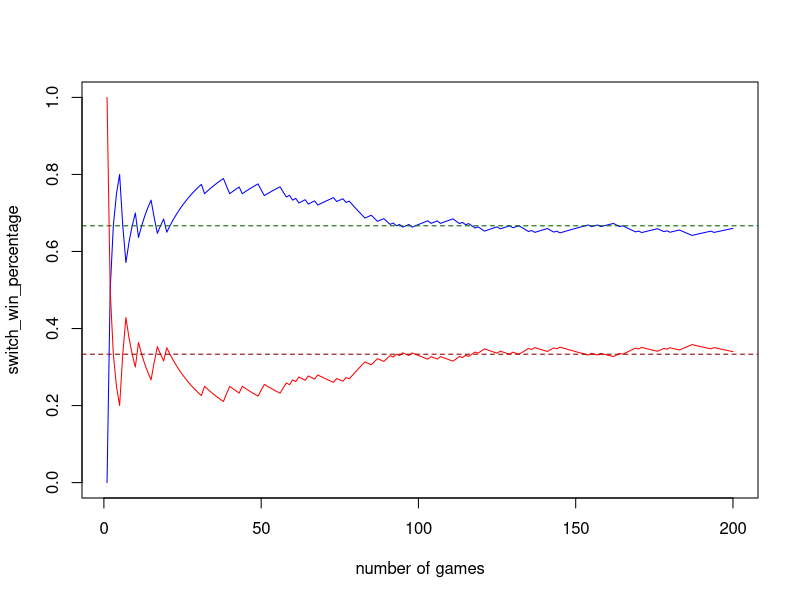

This figure's R source:
doors = 1:3


switch_win_vec = c()
noswitch_win_vec = c()

switch_win_percentage = c()
noswitch_win_percentage = c()

for(ii in 1:200){
  # max's pick
  door_max = 1
  
  # put car behind door
  door_car = sample(doors,1)
  
  # monty's door reveal
  if(door_car==1){ door_monty = sample(c(2,3),1) }
  if(door_car!=1){ door_monty = doors[c(-door_max,-door_car)] }
  
  # switch or not?
  switch_door = doors[c(-door_max,-door_monty)]
  noswitch = 1
  
  # check if you won
  switch_win = ( switch_door==door_car )
  noswitch_win = ( noswitch==door_car )
  
  # collect the wins
  switch_win_vec = c(switch_win_vec,switch_win)
  noswitch_win_vec = c(noswitch_win_vec,noswitch_win)
  
  # win percentage
  switch_win_percentage = c(switch_win_percentage,mean(switch_win_vec))
  noswitch_win_percentage = c(noswitch_win_percentage,mean(noswitch_win_vec))
}

plot(switch_win_percentage,type="l",col="blue",ylim=c(0,1),xlab="number of games")
abline(h=2/3,col="darkgreen",lty=2)
lines(noswitch_win_percentage,col="red")
abline(h=1/3,col="darkred",lty=2)
